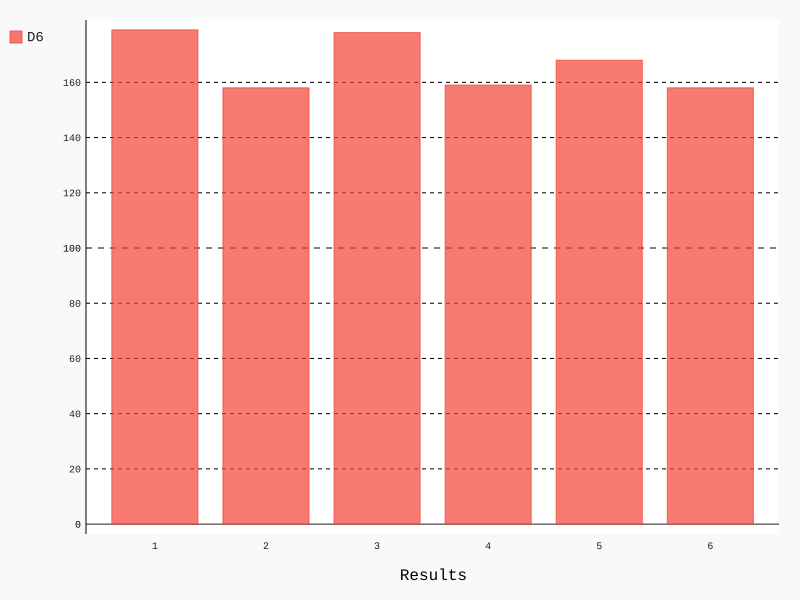

Write Python code to recreate this figure.
import pygal as pg
from die import Die

#Roll one  dice.
die = Die()

#using list comprehensive.
results = [die.roll() for roll_num in range(1000)]

frequencies = [results.count(value) for value in range (1, die.num_sides+1)]


# visualize the results 
hist = pg.Bar()

hist._title = "Results of rolling on D6 1000 times."
hist.x_labels = [str(x) for x in range(1, die.num_sides+1) ]
hist.x_title = "Results"
hist._y_title = "Count/Frequency of Results"

hist.add('D6', frequencies)
hist.render_to_file("diee_visual.svg")
